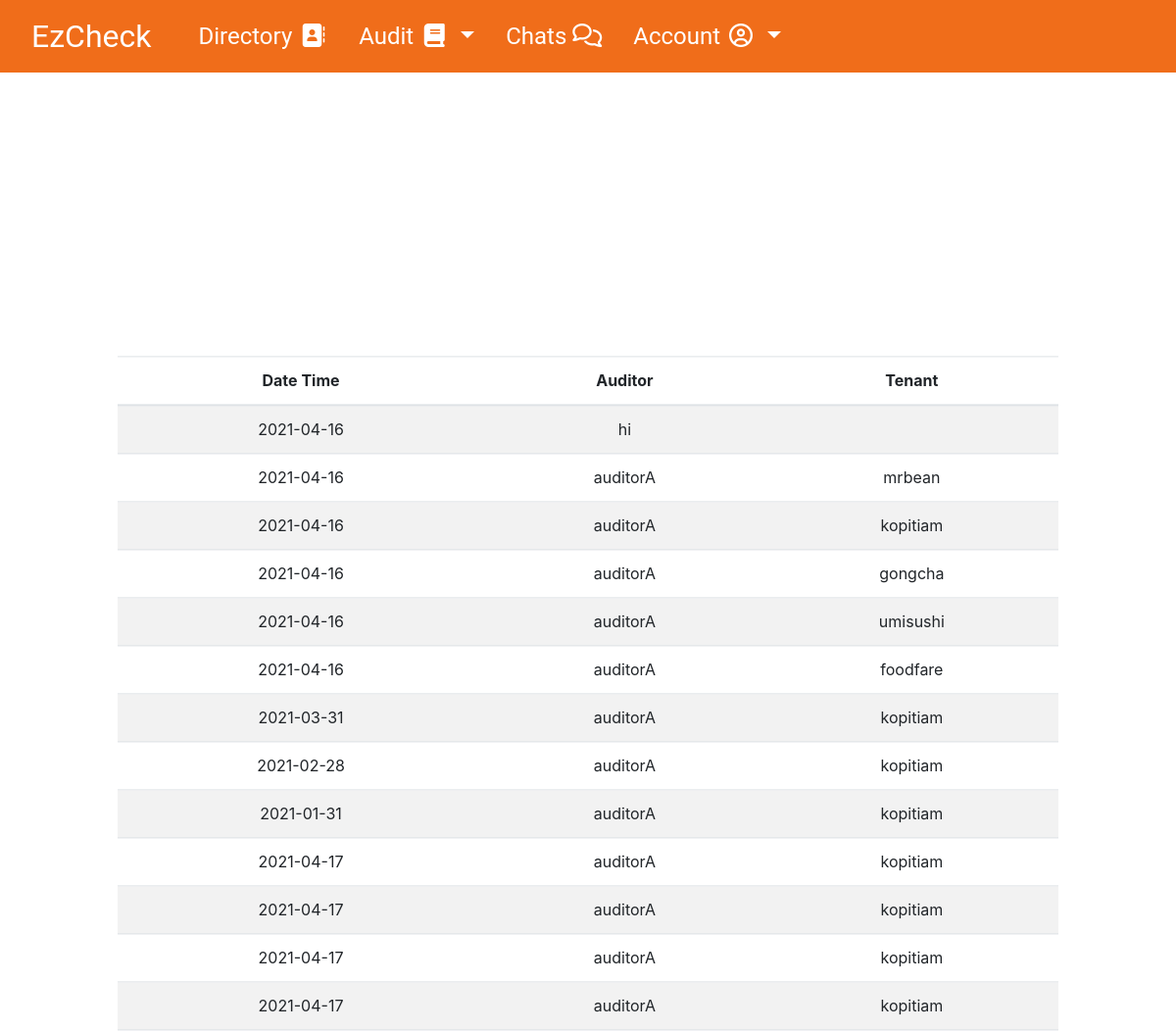
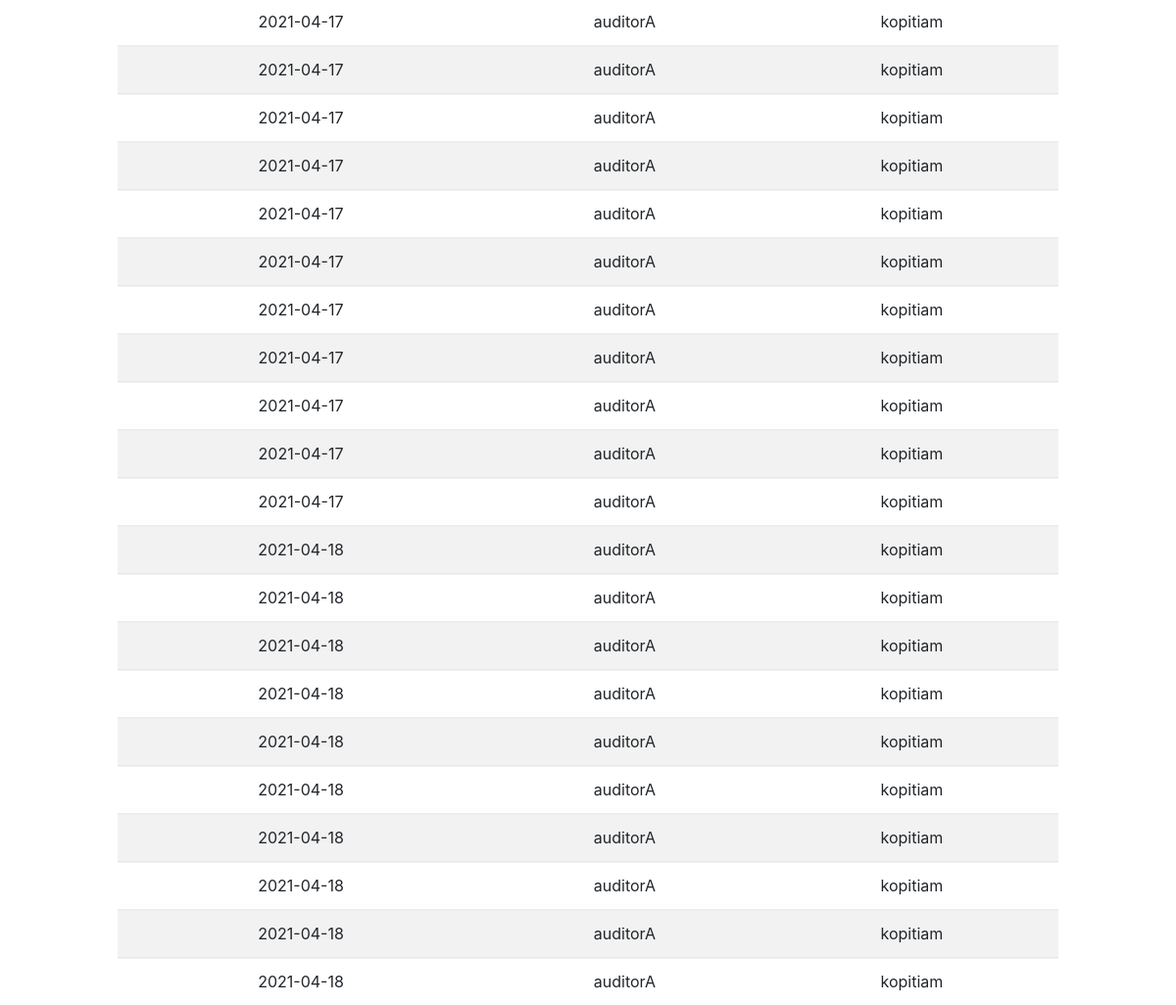
The app's page /saved with its own data (2 pictures, top to bottom).
### app/models.py (models this page shows, shortened)
class Audit(db.Model):
    id = db.Column(db.Integer, primary_key = True)
    timestamp = db.Column(db.DateTime, index=True)
    auditor = db.Column(db.String(64), db.ForeignKey('user.username'),nullable=False)
    tenant = db.Column(db.String(64), db.ForeignKey('user.username'), nullable=False)
    audit_ref = db.relationship("User", foreign_keys = [auditor])
    tenant_ref = db.relationship("User", foreign_keys = [tenant])
    part1_score = db.Column(db.Integer)
    part2_score = db.Column(db.Integer)
    part3_score = db.Column(db.Integer)
    part4_score = db.Column(db.Integer)
    part5_score = db.Column(db.Integer)
    total_score = db.Column(db.Integer)
    remarks = db.Column(db.String(64), nullable=False)
    rectification = db.Column(db.Integer)
    comments = db.relationship("Comments", backref = 'audit', lazy = 'dynamic')

### app/routes.py (the view)
@app.route('/saved', methods=['GET', 'POST'])
def saved_audit():
    audit = Audit.query.all()
    dates = []
    for data in audit:
        date = str(data.timestamp)
        date = date.split(' ')
        date = date[0]
        d = {'date':date, 'auditor':data.auditor, 'tenant': data.tenant}
        dates.append(d)
    return render_template("saved_audit.html", dates=dates)

### app/templates/saved_audit.html
{% extends "base.html" %}
{% block content %}
    <table class="table table-striped">
        <thead>
        <tr>
            <th>Date Time</th>
            <th>Auditor</th>
            <th>Tenant</th>
        </tr>
        </thead>
        <tbody>
        {% for data in dates %}
            <tr>
                <td>{{ data.date }}</td>
                <td>{{ data.auditor }}</td>
                <td>{{ data.tenant }}</td>
            </tr>
        {% endfor %}
        </tbody>
    </table>
{% endblock %}

### app/static/styles/audit_additional_info.css (style rules this page uses)
body { padding: 0; margin: 0; font-family: Roboto; font-weight: normal; width: 100%; height: 100vh; }

### records on screen
Audit: date "2021-04-16", auditor "hi"
Audit: date "2021-04-16", auditor "auditorA", tenant "mrbean"
Audit: date "2021-04-16", auditor "auditorA", tenant "kopitiam"
Audit: date "2021-04-16", auditor "auditorA", tenant "gongcha"
Audit: date "2021-04-16", auditor "auditorA", tenant "umisushi"
Audit: date "2021-04-16", auditor "auditorA", tenant "foodfare"
Audit: date "2021-03-31", auditor "auditorA", tenant "kopitiam"
Audit: date "2021-02-28", auditor "auditorA", tenant "kopitiam"
Audit: date "2021-01-31", auditor "auditorA", tenant "kopitiam"
Audit: date "2021-04-17", auditor "auditorA", tenant "kopitiam"
Audit: date "2021-04-17", auditor "auditorA", tenant "kopitiam"
Audit: date "2021-04-17", auditor "auditorA", tenant "kopitiam"
Audit: date "2021-04-17", auditor "auditorA", tenant "kopitiam"
Audit: date "2021-04-17", auditor "auditorA", tenant "kopitiam"
Audit: date "2021-04-17", auditor "auditorA", tenant "kopitiam"
Audit: date "2021-04-17", auditor "auditorA", tenant "kopitiam"
Audit: date "2021-04-17", auditor "auditorA", tenant "kopitiam"
Audit: date "2021-04-17", auditor "auditorA", tenant "kopitiam"
Audit: date "2021-04-17", auditor "auditorA", tenant "kopitiam"
Audit: date "2021-04-17", auditor "auditorA", tenant "kopitiam"
Audit: date "2021-04-17", auditor "auditorA", tenant "kopitiam"
Audit: date "2021-04-17", auditor "auditorA", tenant "kopitiam"
Audit: date "2021-04-17", auditor "auditorA", tenant "kopitiam"
Audit: date "2021-04-17", auditor "auditorA", tenant "kopitiam"
Audit: date "2021-04-18", auditor "auditorA", tenant "kopitiam"
Audit: date "2021-04-18", auditor "auditorA", tenant "kopitiam"
Audit: date "2021-04-18", auditor "auditorA", tenant "kopitiam"
Audit: date "2021-04-18", auditor "auditorA", tenant "kopitiam"
Audit: date "2021-04-18", auditor "auditorA", tenant "kopitiam"
Audit: date "2021-04-18", auditor "auditorA", tenant "kopitiam"
Audit: date "2021-04-18", auditor "auditorA", tenant "kopitiam"
Audit: date "2021-04-18", auditor "auditorA", tenant "kopitiam"
Audit: date "2021-04-18", auditor "auditorA", tenant "kopitiam"
Audit: date "2021-04-18", auditor "auditorA", tenant "kopitiam"
